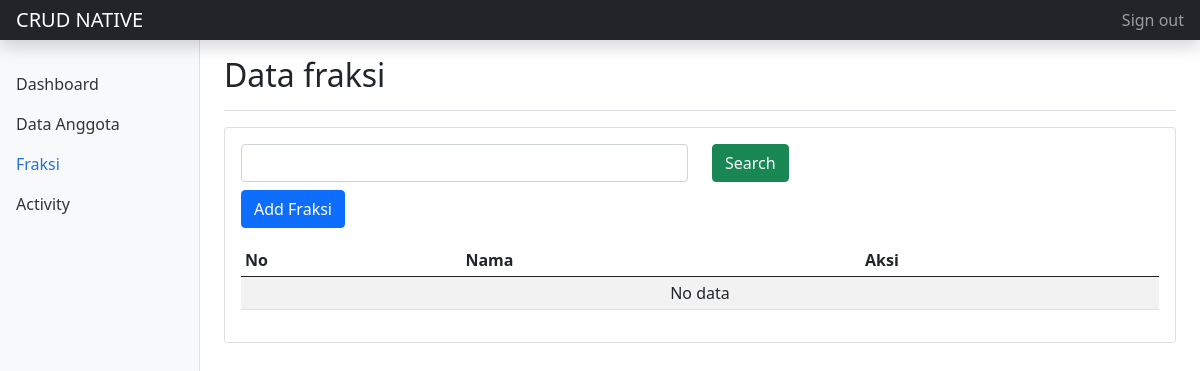
/admin/fraksi (signed in), run on an earlier commit of the app's database.
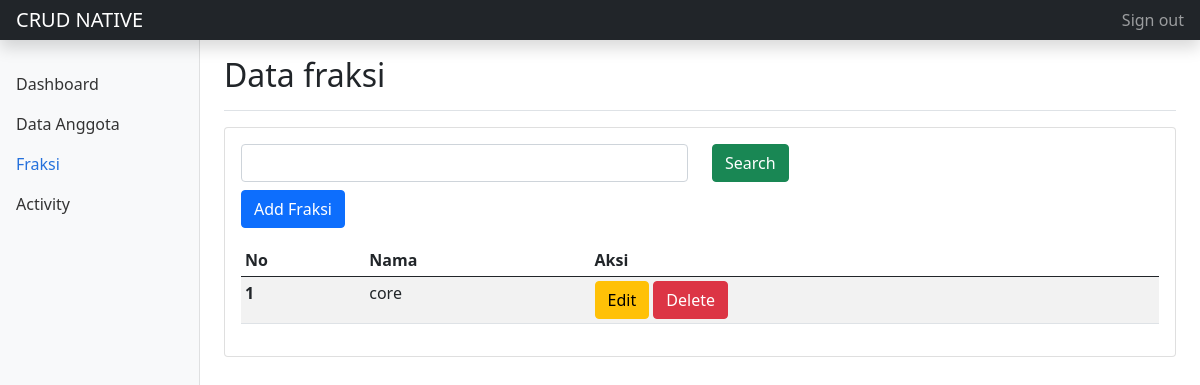
And on a later commit of the database.
### tables this page shows
CREATE TABLE IF NOT EXISTS `fraksi` (
  `id` int NOT NULL AUTO_INCREMENT,
  `name` varchar(255) NOT NULL,
  PRIMARY KEY (`id`)
);

### admin/fraksi.php (the view, shortened to what this page needs)
<?php
    include_once '../koneksi.php';
    $sql = "SELECT * FROM fraksi";
    $sql .= " ORDER BY id DESC";
    $query = mysqli_query($conn, $sql);
    $data = mysqli_fetch_assoc($query);
?>
<!doctype html>
<html lang="en">
  <head>
    <link href="https://cdn.jsdelivr.net/npm/bootstrap@5.0.2/dist/css/bootstrap.min.css" rel="stylesheet">
  </head>
  <body>
<header class="navbar navbar-dark sticky-top bg-dark flex-md-nowrap p-0 shadow">
  <a class="navbar-brand col-md-3 col-lg-2 me-0 px-3" href="#">CRUD NATIVE</a>
  <div class="navbar-nav">
    <div class="nav-item text-nowrap">
      <a class="nav-link px-3" href="logout.php">Sign out</a>
    </div>
  </div>
</header>
<div class="container-fluid">
  <div class="row">
    <?php include_once 'sidebar.php'; ?>
    <main class="col-md-9 ms-sm-auto col-lg-10 px-md-4">
      <div class="d-flex justify-content-between flex-wrap flex-md-nowrap align-items-center pt-3 pb-2 mb-3 border-bottom">
        <h1 class="h2">Data fraksi</h1>
      </div>
      <div class="card">
        <div class="card-body">
          <form action="" method="get">
            <div class="row">
              <div class="col-6">
                <input type="text" name="k" class="form-control">
              </div>
              <div class="col-2">
                <button class="btn btn-success">Search</button>
              </div>
              <div>
                <button type="button" class="btn btn-primary mt-2 mb-3" data-bs-toggle="modal" data-bs-target="#addModal">Add Fraksi</button>
              </div>
            </div>
          </form>
          <div class="table-responsive">
            <table class="table table-hover table-striped table-sm">
              <thead>
                <tr>
                  <th scope="col">No</th>
                  <th scope="col">Nama</th>
                  <th scope="col">Aksi</th>
                </tr>
              </thead>
              <tbody>
                <?php $i=1;if($data): ?>
                    <?php do { ?>
                    <tr>
                        <th scope="row"><?= $i++ ?></th>
                        <td><?= $data['name']; ?></td>
                        <td>
                            <button type="button" class="btn btn-warning" data-bs-toggle="modal" data-bs-target="#exampleModal" data-id="<?= $data['id'] ?>" data-name="<?= $data['name'] ?>">
                                Edit
                            </button>
                            <a href="delete_fraksi?id=<?= $data['id'] ?>" class="btn btn-danger" onclick="return confirm('Are you sure?')">Delete</a>
                        </td>
                    </tr>
                    <?php } while($data = mysqli_fetch_assoc($query)); ?>
                <?php else: ?>
                    <tr>
                        <td colspan="5" class="text-center">No data</td>
                    </tr>
                <?php endif ?>
              </tbody>
            </table>
          </div>
        </div>
      </div>
    </main>
  </body>
</html>

What changed in the data, as far as the page shows it:
added fraksi: name "core"
Also different on the page:
text no longer shown: "No data"
